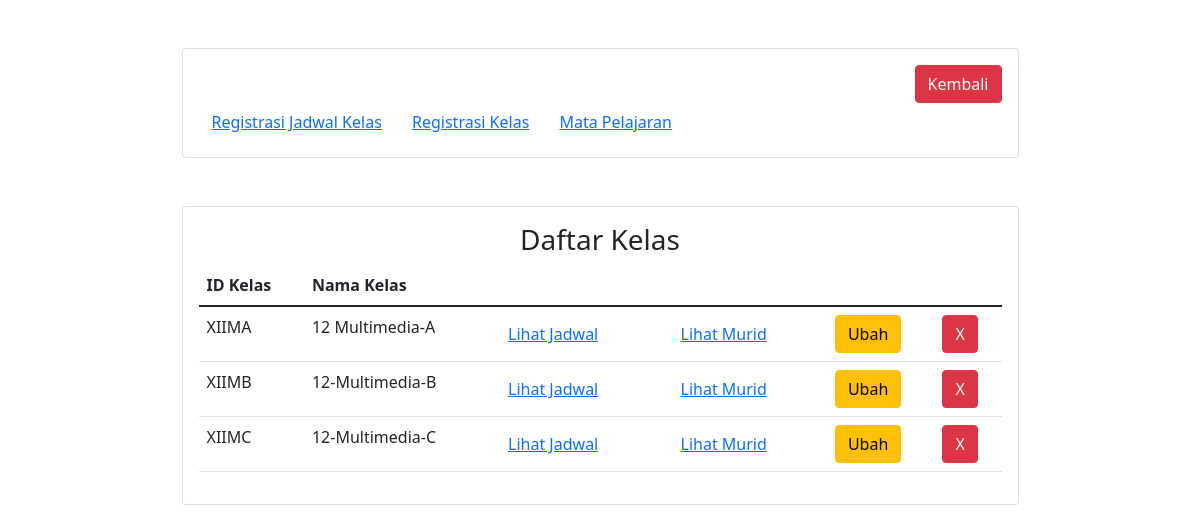
Page /kesiswaan/kelas_list.php on the earlier database version.
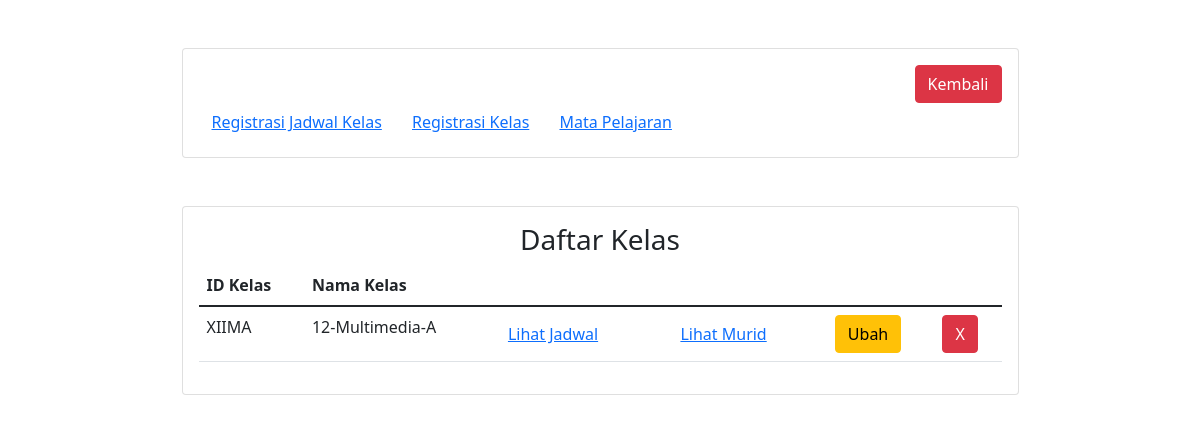
Same page on the later database version.
### tables this page shows
CREATE TABLE `kelas` (
  `idKelas` varchar(5) NOT NULL,
  `deskripsiKelas` varchar(100) NOT NULL
);

### kesiswaan/kelas_list.php (the view, shortened to what this page needs)
<?php
include '../conn.php';
$query = "SELECT * from kelas";
$res = mysqli_query($conn,$query);
?>
<!DOCTYPE html>
<head>
    <link href="https://cdn.jsdelivr.net/npm/bootstrap@5.1.3/dist/css/bootstrap.min.css" rel="stylesheet">
</head>
<body>
    <div class="container">
        <div class="col-sm-9 mx-auto">
            <div class="card card-register my-5 card-body">
            <div class="text-end">
            <a class="btn btn-danger" href="../index.php">Kembali</a>
            </div>
                <div>
                    <a  class="btn btn-link" href="kelasmapel.php">Registrasi Jadwal Kelas</a>
                    <a  class="btn btn-link" href="kelas.php">Registrasi Kelas</a>
                    <a  class="btn btn-link" href="mapel_list.php">Mata Pelajaran</a>
                </div>
                </div>
                <div class="card card-register my-5 card-body">
                    <h3 class="text-center"> Daftar Kelas </h3>
                    <table class="table">
                    <thead>
                        <tr>
                            <th scope="col">ID Kelas</th>
                            <th scope="col">Nama Kelas</th>
                        </tr>
                    </thead>
                    <tbody>
                    <?php
                        if(mysqli_num_rows($res)>0) {
                            while($data=mysqli_fetch_array($res)){
                                echo ("
                                <tr>
                                <td style: 'text-align : center'>".$data['idKelas']."</td>
                                <td style: 'text-align : center'>".$data['deskripsiKelas']."</td>
                                <td><a href='kelasmapel_list.php?kdkelas=".$data['idKelas']."' class='btn btn-link'> Lihat Jadwal </a> </td>
                                <td><a href='regiskelas_list.php?kdkelas=".$data['idKelas']."' class='btn btn-link'> Lihat Murid </a> </td>
                                <td><a href='update_kelas.php?kdkelas=".$data['idKelas']."' class='btn btn-warning'> Ubah </a> </td>
                                <td><a href='delete_kelas.php?kdkelas=".$data['idKelas']."' class='btn btn-danger'> X </a> </td>
                                ");
                            }} ?>
                    </tbody>
                </table>
                </div>
        </div>
    </div>
</body>
</html>

Differences in the rows shown:
removed kelas: idKelas "XIIMB", deskripsiKelas "12-Multimedia-B"
removed kelas: idKelas "XIIMC", deskripsiKelas "12-Multimedia-C"
changed kelas "XIIMA": deskripsiKelas "12 Multimedia-A" → "12-Multimedia-A"
